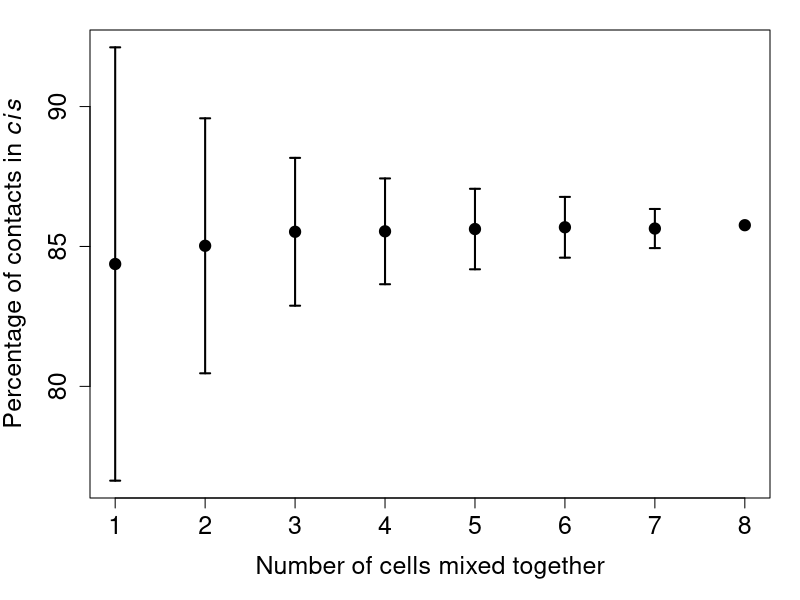

Source code (R):
choose1 = c(82.384,89.202,68.115,89.203,84.825,90.844,86.040)
choose2 = c(85.120,79.431,85.407,83.709,85.786,82.259,83.362,83.768,89.225,87.151,89.936,88.331,88.269,84.079,80.154,84.391,67.853,79.029,87.074,89.791,88.054,87.994,87.709,84.158,85.273,89.762,88.993,84.608)
choose3 = c(83.170,86.652,85.046,86.842,84.982,85.422,83.559,81.259,83.378,79.504,80.872,85.458,87.002,85.293,85.547,85.412,82.905,84.062,85.237,85.916,83.433,86.014,84.397,86.688,83.250,84.285,87.930,89.913,88.857,88.934,88.462,86.598,86.886,89.459,89.411,87.630,84.359,86.914,83.830,84.565,84.834,79.825,81.993,83.795,84.992,78.254,88.311,86.754,86.990,89.852,89.071,87.492,87.229,87.391,84.876,88.394)
choose4 = c(84.895,83.484,84.812,83.031,83.213,86.041,87.613,86.284,86.403,86.639,84.636,85.203,86.962,87.050,85.312,83.464,85.104,83.078,83.732,83.708,80.915,82.415,83.351,83.879,80.716,86.288,85.102,85.149,86.174,86.819,85.140,85.307,85.565,83.604,85.622,85.729,87.256,85.545,86.298,85.890,83.692,84.753,86.111,86.775,83.752,88.384,87.426,87.650,89.043,88.996,88.052,87.924,87.916,86.325,88.797,86.235,84.190,84.567,86.051,86.567,84.121,84.469,84.976,81.525,84.221,88.194,87.994,86.630,88.325,86.793)
choose5 = c(84.957,86.021,84.379,84.990,84.684,83.344,84.033,84.824,84.917,82.968,86.971,86.376,86.268,87.387,87.338,85.988,86.131,86.349,85.216,86.354,85.091,83.492,83.909,85.043,85.546,83.719,83.569,84.324,82.144,83.798,86.295,86.190,85.282,86.615,85.123,86.699,85.595,85.632,87.356,87.030,85.787,85.828,86.091,84.144,86.222,88.166,88.219,87.122,88.702,88.047,85.699,86.195,84.013,86.382,84.576,87.728)
choose6 = c(85.854,84.759,85.164,86.155,86.161,84.658,85.068,84.890,83.550,85.011,87.145,86.892,85.784,87.088,86.156,84.849,84.859,84.006,85.123,84.031,86.327,86.518,86.605,85.376,87.217,85.916,88.051,85.985)
choose7 = c(85.446,85.781,84.668,85.865,85.007,86.621,85.194,86.540)
choose8 = c(85.760)

y = c(choose1,choose2,choose3,choose4,choose5,choose6,choose7,choose8)
x = c(rep(1,length(choose1)), rep(2,length(choose2)), rep(3,length(choose3)), rep(4,length(choose4)),
      rep(5,length(choose5)), rep(6,length(choose6)), rep(7,length(choose7)), rep(8, length(choose8)))

avg_y = c(mean(choose1), mean(choose2), mean(choose3), mean(choose4), mean(choose5),
          mean(choose6), mean(choose7), mean(choose8))
sd_y = c(sd(choose1), sd(choose2), sd(choose3), sd(choose4), sd(choose5), sd(choose6), sd(choose7), sd(choose8))

par(mar=c(5.1, 4.5, 1.5, 1.5))
plot(1:8, avg_y, ylim = range(c(avg_y, avg_y-sd_y, avg_y+sd_y), na.rm=TRUE), pch=19,
     xlab="Number of cells mixed together",
     ylab=expression(Percentage~of~contacts~'in'~italic(cis)),
     cex=1.5,cex.lab=1.5, cex.main=1.5, cex.axis=1.5)
arrows(1:8, avg_y-sd_y, 1:8, avg_y+sd_y, length=0.05, angle=90, code=3, lwd=2)

cor.test(x,y)